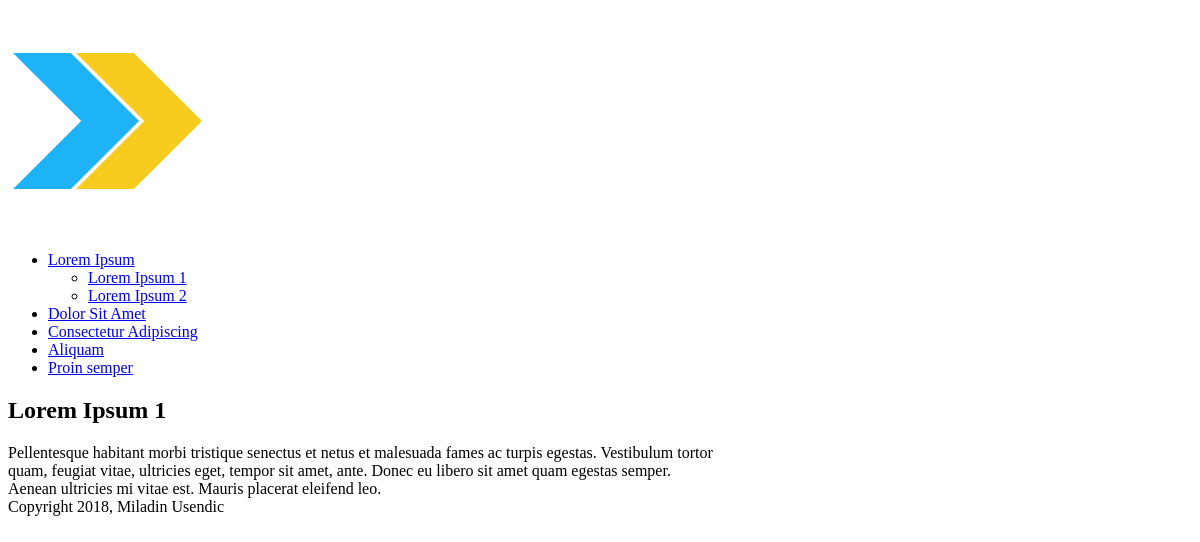
The page /cms/public/index.php?naslov=1 on the database its author committed.
### tables this page shows
CREATE TABLE `naslovi` (
  `id` int(11) NOT NULL,
  `naziv_menija` varchar(30) NOT NULL,
  `pozicija` int(3) NOT NULL,
  `vidljivost` tinyint(1) NOT NULL
);

CREATE TABLE `stranice` (
  `id` int(11) NOT NULL,
  `naslov_id` int(11) NOT NULL,
  `naziv_menija` varchar(30) NOT NULL,
  `pozicija` int(3) NOT NULL,
  `vidljivost` tinyint(1) NOT NULL,
  `sadrzaj` text
);

### cms/public/index.php (the view, shortened to what this page needs)
<?php require_once("../includes/db_connection.php"); ?>
<?php require_once("../includes/funkcije.php"); ?>
<?php include("../includes/layouts/header_public.php"); ?>
<?php pronadji_odabrane_stranice(true); ?>
<div id="main">
    <div id="navigation">
        <?php echo public_navigation($trenutni_naslov, $trenutni_stranice); ?>
    </div>
    <div id="stranice">
        <?php if ($trenutni_stranice) { ?>
            <h2><?php echo htmlentities($trenutni_stranice["naziv_menija"]); ?></h2>
            <?php echo nl2br(htmlentities($trenutni_stranice["sadrzaj"])); ?>
        <?php } else { ?>
            <p>Dobrodošli</p>
        <?php } ?>
    </div>
</div>
<?php include("../includes/layouts/footer.php"); ?>

### cms/includes/funkcije.php (shortened to what this page needs)
<?php
function pronadji_sve_naslove($public = true)
{
    global $connection;
    $query = "SELECT * ";
    $query .= "FROM naslovi ";
    if ($public) {
        $query .= "WHERE vidljivost=1 ";
    }
    $query .= "ORDER BY pozicija ASC ";
    $naslov_podesen = mysqli_query($connection, $query);
    return $naslov_podesen;
}
function pronadji_stranice_za_naslov($naslov_id, $public = true)
{
    global $connection;
    $safe_naslov_id = mysqli_real_escape_string($connection, $naslov_id);
    $query = "SELECT * ";
    $query .= "FROM stranice ";
    $query .= "WHERE naslov_id = {$safe_naslov_id} ";
    if ($public) {
        $query .= "AND vidljivost=1 ";
    }
    $query .= "ORDER BY pozicija ASC ";
    $stranice_set = mysqli_query($connection, $query);
    return $stranice_set;
}
function public_navigation($naslov_niz, $stranice_array)
{
    $rezultat = "<ul class=\"naslovi\"> ";
    $naslov_podesen = pronadji_sve_naslove();
    while ($naslov = mysqli_fetch_assoc($naslov_podesen)) {
        $rezultat .= "<li";
        if ($naslov_niz && $naslov["id"] == $naslov_niz["id"]) {
            $rezultat .= " class=\"selected\"";
        }
        $rezultat .= ">";
        $rezultat .= "<a href=\"index.php?naslov=";
        $rezultat .= urlencode($naslov["id"]);
        $rezultat .= "\">";
        $rezultat .= htmlentities($naslov["naziv_menija"]);
        $rezultat .= "</a>";
        if ($naslov_niz["id"] == $naslov["id"] ||
            $stranice_array["naslov_id"] == $naslov["id"]
        ) {
            $stranice_set = pronadji_stranice_za_naslov($naslov["id"]);
            $rezultat .= "<ul class=\"stranice\">";
            while ($stranice = mysqli_fetch_assoc($stranice_set)) {
                $rezultat .= "<li";
                if ($stranice_array && $stranice["id"] == $stranice_array["id"]) {
                    $rezultat .= " class=\"selected\"";
                }
                $rezultat .= ">";
                $rezultat .= "<a href=\"index.php?stranice=";
                $rezultat .= urlencode($stranice["id"]);
                $rezultat .= "\">";
                $rezultat .= htmlentities($stranice["naziv_menija"]);
                $rezultat .= "</a></li>";
            }
            $rezultat .= "</ul>";
        }
        $rezultat .= "</li>";
    }
    $rezultat .= "</ul>";
    return $rezultat;
}
function pronadji_naslov_by_id($naslov_id, $public = true)
{
    global $connection;
    $safe_naslov_id = mysqli_real_escape_string($connection, $naslov_id);
    $query = "SELECT * ";
    $query .= "FROM naslovi ";
    $query .= "WHERE id={$safe_naslov_id} ";
    if ($public) {
        $query .= "AND vidljivost=1 ";
    }
    $query .= "LIMIT 1 ";
    $naslov_podesen = mysqli_query($connection, $query);
    if ($naslov = mysqli_fetch_assoc($naslov_podesen)) {
        return $naslov;
    } else {
        return null;
    }
}
function pronadji_default_stranice_za_naslov($naslov_id)
{
    $stranice_set = pronadji_stranice_za_naslov($naslov_id);
    if ($first_stranice = mysqli_fetch_assoc($stranice_set)) {
        return $first_stranice;
    } else {
        return null;
    }
}
function pronadji_odabrane_stranice($public = false)
{
    if (isset($_GET["naslov"])) {
        $trenutni_naslov = pronadji_naslov_by_id($_GET["naslov"], $public);
        $trenutni_stranice = pronadji_default_stranice_za_naslov($trenutni_naslov["id"]);
    } elseif (isset($_GET["stranice"])) {
        $trenutni_stranice = pronadji_stranice_by_id($_GET["stranice"], $public);
        $trenutni_naslov = null;
    } else {
        $trenutni_stranice = null;
        $trenutni_naslov = null;
    }
}
?>

### cms/includes/layouts/header_public.php (style rules this page uses)
@media screen and (max-width: 1200px) { #stranice { width: 60%; } }

### rows shown on the page
naslovi: value "Lorem Ipsum"
stranice: value "Lorem Ipsum 1", naziv_menija "Lorem Ipsum 1", sadrzaj "Pellentesque habitant morbi tristique senectus et netus et malesuada fames ac turpis egestas. Vestibulum tortor quam, feugiat vitae, ultricies eget, tempor sit amet, ante. Donec eu libero sit amet quam egestas semper. Aenean ultricies mi vitae est. Mauris placerat eleifend leo."
stranice: value "Lorem Ipsum 2"
naslovi: value "Dolor Sit Amet"
naslovi: value "Consectetur Adipiscing"
naslovi: value "Aliquam"
naslovi: value "Proin semper"
